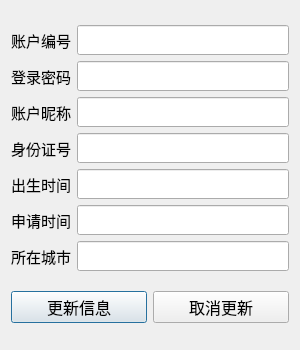
<?xml version="1.0" encoding="UTF-8"?>
<ui version="4.0">
 <class>InfoDialog</class>
 <widget class="QDialog" name="InfoDialog">
  <property name="geometry">
   <rect>
    <x>0</x>
    <y>0</y>
    <width>300</width>
    <height>350</height>
   </rect>
  </property>
  <property name="windowTitle">
   <string>Dialog</string>
  </property>
  <layout class="QVBoxLayout" name="verticalLayout" stretch="1,0">
   <item>
    <layout class="QGridLayout" name="gridLayout">
     <item row="0" column="0">
      <widget class="QLabel" name="label_2">
       <property name="font">
        <font>
         <family>华文行楷</family>
         <pointsize>11</pointsize>
        </font>
       </property>
       <property name="text">
        <string>账户编号</string>
       </property>
      </widget>
     </item>
     <item row="0" column="1">
      <widget class="QLineEdit" name="lineEditAccount">
       <property name="font">
        <font>
         <family>华文楷体</family>
         <pointsize>11</pointsize>
        </font>
       </property>
      </widget>
     </item>
     <item row="1" column="0">
      <widget class="QLabel" name="label_7">
       <property name="font">
        <font>
         <family>华文行楷</family>
         <pointsize>11</pointsize>
        </font>
       </property>
       <property name="text">
        <string>登录密码</string>
       </property>
      </widget>
     </item>
     <item row="1" column="1">
      <widget class="QLineEdit" name="lineEditPassword">
       <property name="font">
        <font>
         <family>华文楷体</family>
         <pointsize>11</pointsize>
        </font>
       </property>
      </widget>
     </item>
     <item row="2" column="0">
      <widget class="QLabel" name="label_3">
       <property name="font">
        <font>
         <family>华文行楷</family>
         <pointsize>11</pointsize>
        </font>
       </property>
       <property name="text">
        <string>账户昵称</string>
       </property>
      </widget>
     </item>
     <item row="2" column="1">
      <widget class="QLineEdit" name="lineEditName">
       <property name="font">
        <font>
         <family>华文楷体</family>
         <pointsize>11</pointsize>
        </font>
       </property>
      </widget>
     </item>
     <item row="3" column="0">
      <widget class="QLabel" name="label_8">
       <property name="font">
        <font>
         <family>华文行楷</family>
         <pointsize>11</pointsize>
        </font>
       </property>
       <property name="text">
        <string>身份证号</string>
       </property>
      </widget>
     </item>
     <item row="3" column="1">
      <widget class="QLineEdit" name="lineEditIdentification">
       <property name="font">
        <font>
         <family>华文楷体</family>
         <pointsize>11</pointsize>
        </font>
       </property>
      </widget>
     </item>
     <item row="4" column="0">
      <widget class="QLabel" name="label_4">
       <property name="font">
        <font>
         <family>华文行楷</family>
         <pointsize>11</pointsize>
        </font>
       </property>
       <property name="text">
        <string>出生时间</string>
       </property>
      </widget>
     </item>
     <item row="4" column="1">
      <widget class="QLineEdit" name="lineEditBirth">
       <property name="font">
        <font>
         <family>华文楷体</family>
         <pointsize>11</pointsize>
        </font>
       </property>
      </widget>
     </item>
     <item row="5" column="0">
      <widget class="QLabel" name="label_5">
       <property name="font">
        <font>
         <family>华文行楷</family>
         <pointsize>11</pointsize>
        </font>
       </property>
       <property name="text">
        <string>申请时间</string>
       </property>
      </widget>
     </item>
     <item row="5" column="1">
      <widget class="QLineEdit" name="lineEditRegister">
       <property name="font">
        <font>
         <family>华文楷体</family>
         <pointsize>11</pointsize>
        </font>
       </property>
      </widget>
     </item>
     <item row="6" column="0">
      <widget class="QLabel" name="label_6">
       <property name="font">
        <font>
         <family>华文行楷</family>
         <pointsize>11</pointsize>
        </font>
       </property>
       <property name="text">
        <string>所在城市</string>
       </property>
      </widget>
     </item>
     <item row="6" column="1">
      <widget class="QLineEdit" name="lineEditPlace">
       <property name="font">
        <font>
         <family>华文楷体</family>
         <pointsize>11</pointsize>
        </font>
       </property>
      </widget>
     </item>
    </layout>
   </item>
   <item>
    <layout class="QHBoxLayout" name="horizontalLayout">
     <item>
      <widget class="QPushButton" name="pushButtonUpdate">
       <property name="font">
        <font>
         <family>华文行楷</family>
         <pointsize>12</pointsize>
        </font>
       </property>
       <property name="text">
        <string>更新信息</string>
       </property>
      </widget>
     </item>
     <item>
      <widget class="QPushButton" name="pushButtonClose">
       <property name="font">
        <font>
         <family>华文行楷</family>
         <pointsize>12</pointsize>
        </font>
       </property>
       <property name="text">
        <string>取消更新</string>
       </property>
      </widget>
     </item>
    </layout>
   </item>
  </layout>
 </widget>
 <resources/>
 <connections/>
</ui>
